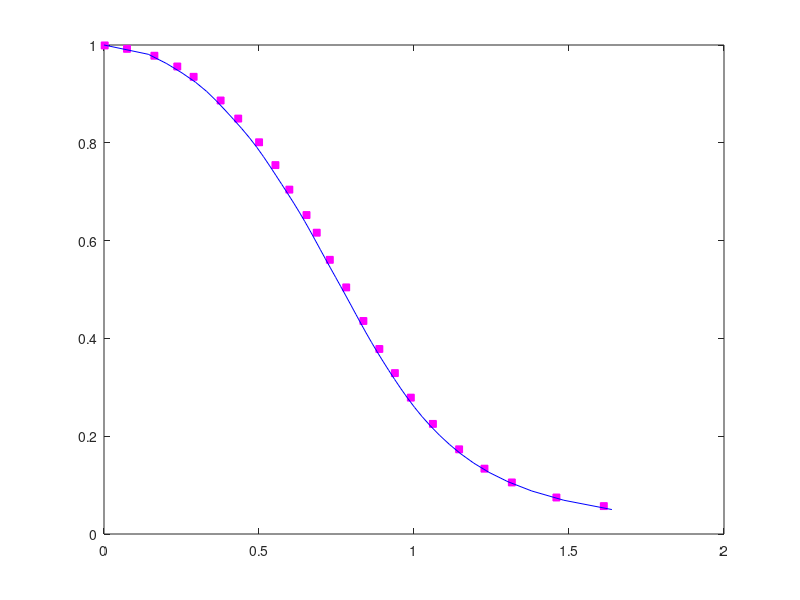

MATLAB code for this plot:
 
                                  %%  Code for Fig. 8(b) for parabolic eddy %% 

                    %%     Validation with Liu (2016) with Uniform sediment at the inlet  %%  
                               
clc; clear all; 

m = 18; %m+1 = Total of number of considered Chebyshev polynomial

                           %% Discretized data of Liu (2016) %% 

CC1P = [0.002303925,0.0741697,0.1625158,0.23636743,0.28912392,0.37618554,0.43291286,0.5001986,0.5529803,0.5978551,0.6532788,...
    0.68627423,0.7285175,0.78130877,0.83674896,0.8882227,0.9383702,0.989837,1.0610831,1.1455114,1.2272907,1.3156508,1.4593859,1.6123365];

ZZ1P = [0.9991189,0.9921042,0.9780462,0.95605224,0.9349301,0.88651025,0.84953076,0.8011022,0.7544294,0.7042288,0.65227085,...
    0.616162,0.56067395,0.5043095,0.43561134,0.37836525,0.32904807,0.27885044,0.22513726,0.17319202,0.13358045,0.10542551,0.074651785,0.057098005];
plot(CC1P,ZZ1P,'Marker','square','LineStyle','none','markersize',5,'MarkerFaceColor','magenta','MarkerEdgeColor','magenta',...
    'DisplayName', 'Data of Liu (2016) for parabolic eddy');
hold on


                         %%     Generalized Value   %%    
Z0 = 0.001; %Non-dimensional start elevation
N=2000; %Number of grid points along stream-wise direction
dx=0.001; %Step size  
N*dx;
V0=0.2; %Non-dimensional Clear water settling velocity 
B=0.2; %Non-dimensional deposition velocity 
Cstar=1; %Non-dimensional equilibrium sediment concentration
kappa=0.41; %von-karman constant
za=0.05; %Non-dimensional reference height
C0 = 1; %Inlet concentration
n = 50; %number of grid points along the vertical direction
dz=1/n; % Step size in the vertical  

US = zeros(m+1, m+1);
US1= zeros(m+1,m+1);
DUS1=zeros(m+1,m+1);
D2US1=zeros(m+1,m+1);

US(1,1)=1;
for i = 2:m+1
    for k1 =0:i-1
        US(i,k1+1) = (-1)^k1 * 2^(2*(i-1)-2*k1) * factorial(2*(i-1)-k1+1)/(factorial(k1) * factorial(2*(i-1)-2*k1+1));
    end
end

XR = roots(US(m,1:m));
% XR'

US1(1,1) = 1;
for i = 2:m+1
    for k1 =0:i-1
        US1(i,k1+1) = (-1)^(i-1-k1) * 2^(2*k1) * factorial((i-1)+k1+1)/(factorial((i-1)-k1) * factorial(2*k1+1));
    end
end
% US1

for i = 1:m+1
    for k1 =1:i-1
        DUS1(i,k1+1) = (-1)^(i-1-k1) * 2^(2*k1) * k1 * factorial((i-1)+k1+1)/(factorial((i-1)-k1) * factorial(2*k1+1));
    end
end
% DUS1

for i = 1:m+1
    for k1 =2:i-1
        D2US1(i,k1+1) = (-1)^(i-1-k1) * 2^(2*k1) * k1*(k1-1) * factorial((i-1)+k1+1)/(factorial((i-1)-k1) * factorial(2*k1+1));
    end
end
% D2US1

K = zeros(m-1,m+1); 

for r = 1:m-1
    for j = 1:m+1
        if j == m
            K(r,j) = 0; 
        else
            for i = 1:m+1
                K(r,j) = K(r,j) + US1(j,i)*XR(r)^(i-1);
            end
        end
    end
end

R1 = zeros(m-1,m+1);
R2 = zeros(m-1,m+1);
R = zeros(m-1,m+1);
for r = 1:m-1
    for j = 1:m+1
        for i = 2:m+1
            R1(r,j) = R1(r,j) + DUS1(j,i)*XR(r)^(i-2); 
        end
    end
end

for r = 1:m-1
    for j = 1:m+1
        for i = 3:m+1
            R2(r,j) = R2(r,j) + D2US1(j,i)*XR(r)^(i-3);  
        end
    end
end


for r = 1:m-1        
    R(r,:) = (Z0-log(Z0)-1)/((1-Z0)*log((za+(1-za)*XR(r))/Z0))* kappa*(1-XR(r))*(za+(1-za)*XR(r))/(1-za)*R2(r,:) + ...
        (Z0-log(Z0)-1)/((1-Z0)*log((za+(1-za)*XR(r))/Z0))* ( kappa*(-za+(1-za)*(1-2*XR(r)) )/(1-za) + V0/(1-za) )*R1(r,:); 
end
PP = zeros(m+1,m+1);

for j = 1:m+1
    for i=2:m+1
        PP(m,j) = PP(m,j) + kappa*(1-1)*(za+(1-za)*1)*DUS1(j,i);
    end
    PP(m,j) = PP(m,j) + sum(US1(j,:))*V0;
end
    
for j=1:m+1
    PP(m+1,j) = PP(m+1,j) + kappa*(1-0)*(za+(1-za)*0)*DUS1(j,2) + (V0-B)*US1(j,1); 
end


                        %%        For matrix loop   %%

QQ = zeros(m+1,m+1);
bb=zeros(m+1,1);
CC=zeros(m+1,N+1);
CC(1,1) = C0; 

for nn=1:N
    TT(nn)=nn*dx;
    
    for ii = 1:m-1
        for jj = 1:m+1
            PP(ii,jj) = K(ii,jj) - dx*R(ii,jj);
            QQ(ii,jj) = K(ii,jj);
        end 
    end
    
    bb(m+1,:) = -B*Cstar; 
    
    P1Q=inv(PP)*QQ;
    CC(:,nn+1) = P1Q*CC(:,nn) + PP\bb;
end 

CC(:,N+1)'

SpecP1Q=max(abs(eig(P1Q)))

ZZ = zeros(n+1,1);
CCm = zeros(m+1,n+1);
CCv = zeros(n+1,1);

for r=1:n+1
    ZZ(r) = (r-1)*dz;
    for i=1:m+1
        for j = 1:m+1
            CCm(i,r) = CCm(i,r) + US1(i,j)*ZZ(r).^(j-1); 
        end
        CCv(r) = CCv(r) + CC(i,N+1).*CCm(i,r); 
    end
    ZZ(r) = za+(1-za)*ZZ(r);
end

ZZ'
% CCv'

plot(CCv,ZZ,'b','DisplayName', 'Present solution') 
hold on 


